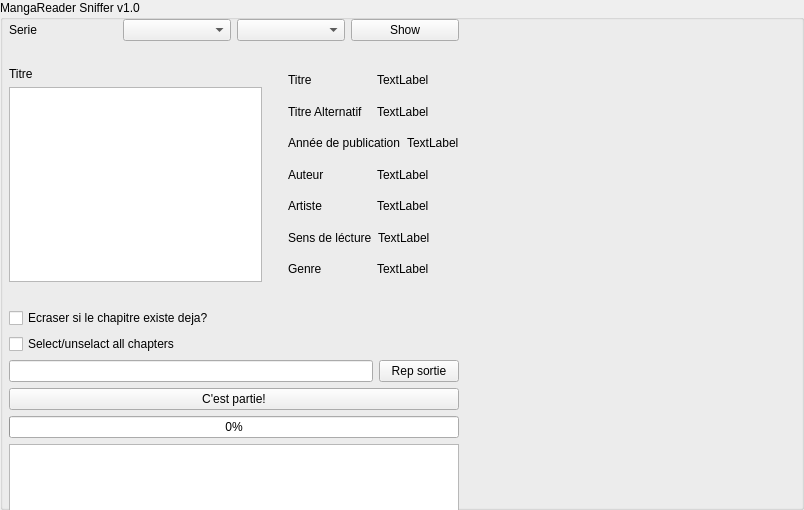
<?xml version="1.0" encoding="UTF-8"?>
<ui version="4.0">
 <class>GroupBox</class>
 <widget class="QGroupBox" name="GroupBox">
  <property name="geometry">
   <rect>
    <x>0</x>
    <y>0</y>
    <width>804</width>
    <height>510</height>
   </rect>
  </property>
  <property name="windowTitle">
   <string>GroupBox</string>
  </property>
  <property name="title">
   <string>MangaReader Sniffer v1.0</string>
  </property>
  <widget class="QWidget" name="verticalLayoutWidget">
   <property name="geometry">
    <rect>
     <x>9</x>
     <y>19</y>
     <width>450</width>
     <height>639</height>
    </rect>
   </property>
   <layout class="QVBoxLayout" name="verticalLayout">
    <item>
     <layout class="QHBoxLayout" name="horizontalLayout">
      <item>
       <widget class="QLabel" name="label_3">
        <property name="text">
         <string>Serie</string>
        </property>
       </widget>
      </item>
      <item>
       <widget class="QComboBox" name="listLetters"/>
      </item>
      <item>
       <widget class="QComboBox" name="listSerie"/>
      </item>
      <item>
       <widget class="QPushButton" name="showDetailsButton">
        <property name="text">
         <string>Show</string>
        </property>
       </widget>
      </item>
     </layout>
    </item>
    <item>
     <spacer name="horizontalSpacer">
      <property name="orientation">
       <enum>Qt::Horizontal</enum>
      </property>
      <property name="sizeHint" stdset="0">
       <size>
        <width>40</width>
        <height>20</height>
       </size>
      </property>
     </spacer>
    </item>
    <item>
     <layout class="QHBoxLayout" name="horizontalLayout_5">
      <item>
       <layout class="QVBoxLayout" name="verticalLayout_3">
        <item>
         <widget class="QLabel" name="label">
          <property name="text">
           <string>Titre</string>
          </property>
         </widget>
        </item>
        <item>
         <widget class="QListWidget" name="listChapters2"/>
        </item>
       </layout>
      </item>
      <item>
       <spacer name="verticalSpacer">
        <property name="orientation">
         <enum>Qt::Vertical</enum>
        </property>
        <property name="sizeHint" stdset="0">
         <size>
          <width>20</width>
          <height>40</height>
         </size>
        </property>
       </spacer>
      </item>
      <item>
       <layout class="QVBoxLayout" name="verticalLayout_2">
        <property name="sizeConstraint">
         <enum>QLayout::SetMinimumSize</enum>
        </property>
        <item>
         <layout class="QHBoxLayout" name="horizontalLayout_10">
          <item>
           <widget class="QLabel" name="label_2">
            <property name="text">
             <string>Titre</string>
            </property>
           </widget>
          </item>
          <item>
           <widget class="QLabel" name="serie_titre">
            <property name="text">
             <string>TextLabel</string>
            </property>
           </widget>
          </item>
         </layout>
        </item>
        <item>
         <layout class="QHBoxLayout" name="horizontalLayout_11">
          <item>
           <widget class="QLabel" name="label_4">
            <property name="text">
             <string>Titre Alternatif</string>
            </property>
           </widget>
          </item>
          <item>
           <widget class="QLabel" name="serie_titre_alternatif">
            <property name="text">
             <string>TextLabel</string>
            </property>
           </widget>
          </item>
         </layout>
        </item>
        <item>
         <layout class="QHBoxLayout" name="horizontalLayout_12">
          <item>
           <widget class="QLabel" name="label_5">
            <property name="text">
             <string>Année de publication</string>
            </property>
           </widget>
          </item>
          <item>
           <widget class="QLabel" name="serie_realease_year">
            <property name="text">
             <string>TextLabel</string>
            </property>
           </widget>
          </item>
         </layout>
        </item>
        <item>
         <layout class="QHBoxLayout" name="horizontalLayout_13">
          <item>
           <widget class="QLabel" name="label_6">
            <property name="text">
             <string>Auteur</string>
            </property>
           </widget>
          </item>
          <item>
           <widget class="QLabel" name="serie_auteur">
            <property name="text">
             <string>TextLabel</string>
            </property>
           </widget>
          </item>
         </layout>
        </item>
        <item>
         <layout class="QHBoxLayout" name="horizontalLayout_14">
          <item>
           <widget class="QLabel" name="label_7">
            <property name="text">
             <string>Artiste</string>
            </property>
           </widget>
          </item>
          <item>
           <widget class="QLabel" name="serie_artiste">
            <property name="text">
             <string>TextLabel</string>
            </property>
           </widget>
          </item>
         </layout>
        </item>
        <item>
         <layout class="QHBoxLayout" name="horizontalLayout_15">
          <item>
           <widget class="QLabel" name="label_8">
            <property name="text">
             <string>Sens de lécture</string>
            </property>
           </widget>
          </item>
          <item>
           <widget class="QLabel" name="serie_reading_direction">
            <property name="text">
             <string>TextLabel</string>
            </property>
           </widget>
          </item>
         </layout>
        </item>
        <item>
         <layout class="QHBoxLayout" name="horizontalLayout_16">
          <item>
           <widget class="QLabel" name="label_9">
            <property name="text">
             <string>Genre</string>
            </property>
           </widget>
          </item>
          <item>
           <widget class="QLabel" name="serie_genre">
            <property name="text">
             <string>TextLabel</string>
            </property>
           </widget>
          </item>
         </layout>
        </item>
       </layout>
      </item>
     </layout>
    </item>
    <item>
     <layout class="QHBoxLayout" name="horizontalLayout_9"/>
    </item>
    <item>
     <spacer name="horizontalSpacer_2">
      <property name="orientation">
       <enum>Qt::Horizontal</enum>
      </property>
      <property name="sizeHint" stdset="0">
       <size>
        <width>40</width>
        <height>20</height>
       </size>
      </property>
     </spacer>
    </item>
    <item>
     <widget class="QCheckBox" name="delExistingChapters">
      <property name="text">
       <string>Ecraser si le chapitre existe deja?</string>
      </property>
     </widget>
    </item>
    <item>
     <widget class="QCheckBox" name="select_unselectChapters">
      <property name="text">
       <string>Select/unselact all chapters</string>
      </property>
     </widget>
    </item>
    <item>
     <layout class="QHBoxLayout" name="horizontalLayout_8">
      <item>
       <widget class="QLineEdit" name="outputText"/>
      </item>
      <item>
       <widget class="QPushButton" name="outputButton">
        <property name="text">
         <string>Rep sortie</string>
        </property>
       </widget>
      </item>
     </layout>
    </item>
    <item>
     <widget class="QPushButton" name="runButton">
      <property name="text">
       <string>C'est partie!</string>
      </property>
     </widget>
    </item>
    <item>
     <widget class="QProgressBar" name="progressBar">
      <property name="value">
       <number>0</number>
      </property>
     </widget>
    </item>
    <item>
     <widget class="QPlainTextEdit" name="logText"/>
    </item>
   </layout>
  </widget>
 </widget>
 <resources/>
 <connections/>
</ui>
